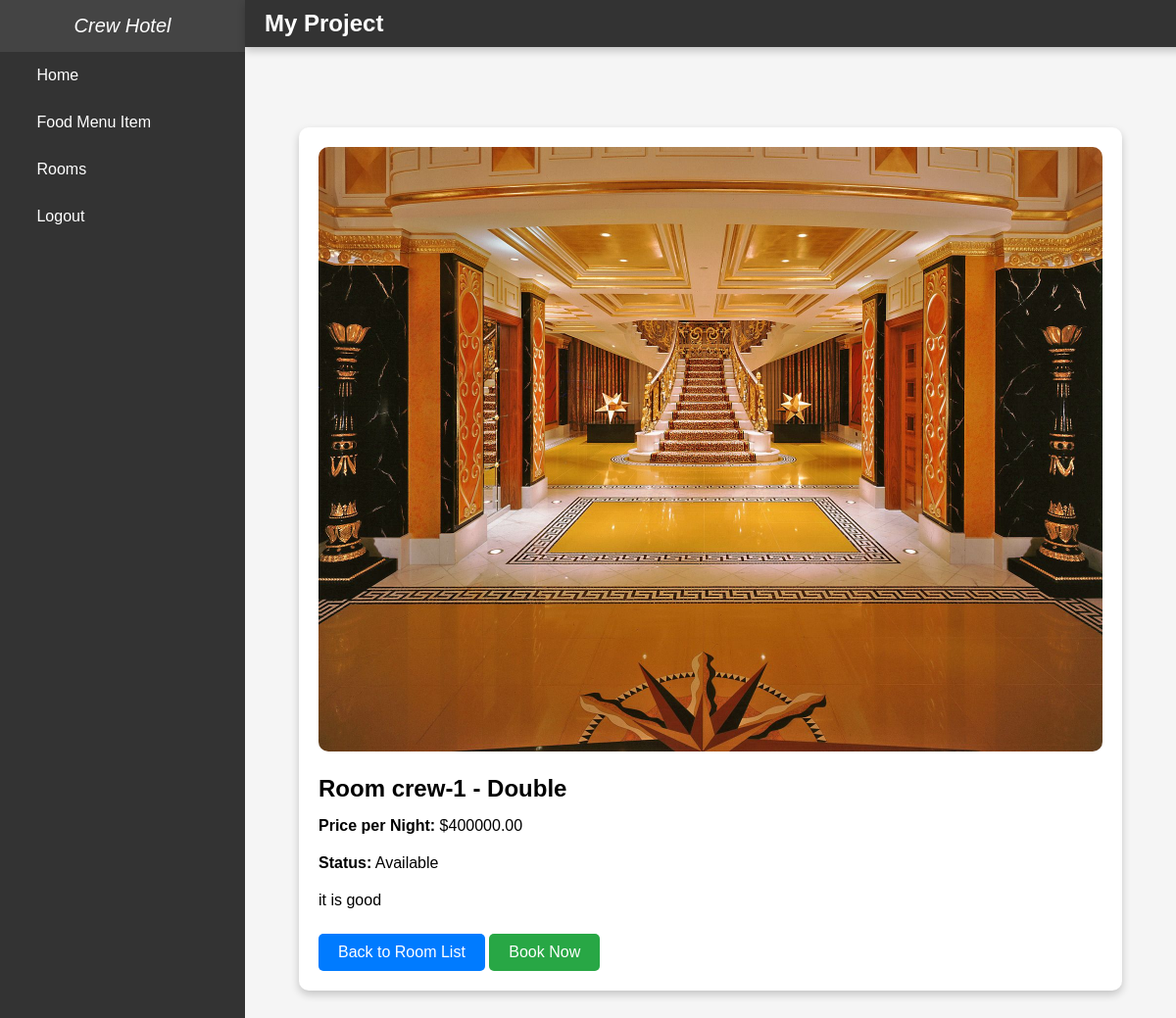
/room/2/, run on an earlier commit of the app's database.
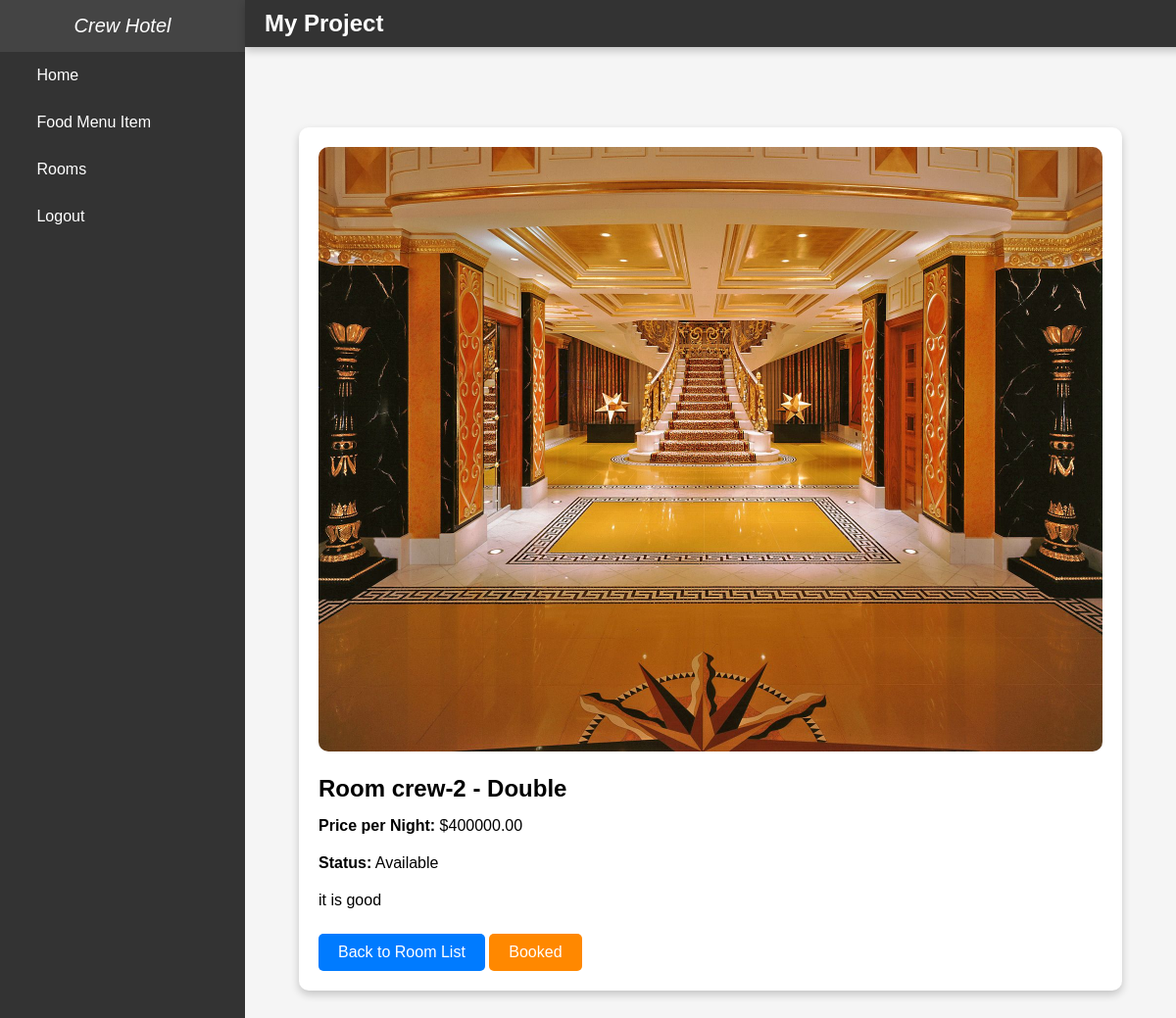
And on a later commit of the database.
### hotel/models.py (models this page shows, shortened)
class Room(models.Model):
    ROOM_TYPE_CHOICES = [
        ('SINGLE', 'Single'),
        ('DOUBLE', 'Double'),
        ('SUITE', 'Suite'),
        ('FAMILY', 'Family'),
    ]
    hotel = models.ForeignKey(Hotel, related_name='rooms', on_delete=models.CASCADE, null=True)
    room_number = models.CharField(max_length=10, unique=True)
    room_type = models.CharField(max_length=10, choices=ROOM_TYPE_CHOICES)
    price_per_night = models.DecimalField(max_digits=10, decimal_places=2)
    is_available = models.BooleanField(default=True)
    description = models.TextField(blank=True, null=True)
    room_image = models.FileField(upload_to="rooms/", null=True)

### hotel/views.py (the view)
# urls.py: path('room/<int:room_id>/', views.room_details, name='room_details'),
def room_details(request, room_id):
    room = get_object_or_404(Room, id=room_id)
    now = timezone.now().date()
    is_booked = Booking.objects.filter(
            room=room,
            check_out_date__gte=now
        ).exists()
    return render(request, 'room_details.html', {'room': room, 'is_booked': is_booked})

### templates/room_details.html (shortened to what this page needs)
{% extends 'side_bar.html'%}
{% block main_b %}
<!DOCTYPE html>
<html>
<head>
</head>
<body>
    <div class="container">
        <img src="{{ room.room_image.url }}" alt="Room Image" class="room-image">
        <div class="room-details">
            <h2>Room {{ room.room_number }} - {{ room.get_room_type_display }}</h2>
            <p><strong>Price per Night:</strong> ${{ room.price_per_night }}</p>
            <p><strong>Status:</strong> {{ room.is_available|yesno:"Available,Booked" }}</p>
            <p>{{ room.description }}</p>
        </div>
        <a href="{% url 'room_list' %}" class="back-button">Back to Room List</a>
        {% if is_booked %}
        <a style="background-color: rgb(255, 136, 0)" href="{% url 'book_room' room.id %}" class="book-button">Booked</a>
        {% else %}
        <a href="{% url 'book_room' room.id %}" class="book-button">Book Now</a>
        {% endif %}
    </div>
</body>
</html>
{% endblock %}

What changed in the data, as far as the page shows it:
changed Room "Double": room_number "crew-1" → "crew-2"
Also different on the page:
text no longer shown: "Book Now"
text now shown: "Booked"
